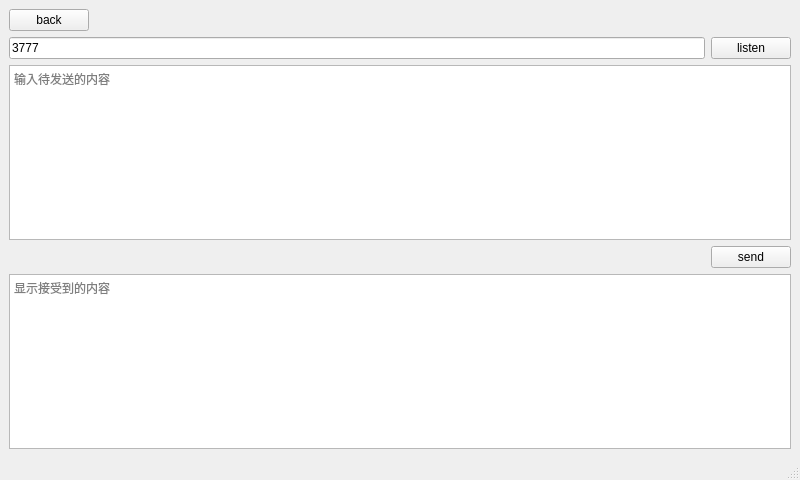
<?xml version="1.0" encoding="UTF-8"?>
<ui version="4.0">
 <class>tcpServerWindow</class>
 <widget class="QMainWindow" name="tcpServerWindow">
  <property name="geometry">
   <rect>
    <x>0</x>
    <y>0</y>
    <width>800</width>
    <height>480</height>
   </rect>
  </property>
  <property name="windowTitle">
   <string>MainWindow</string>
  </property>
  <widget class="QWidget" name="centralwidget">
   <layout class="QGridLayout" name="gridLayout">
    <item row="0" column="0">
     <layout class="QHBoxLayout" name="back">
      <item>
       <widget class="QPushButton" name="backButton">
        <property name="sizePolicy">
         <sizepolicy hsizetype="Maximum" vsizetype="Minimum">
          <horstretch>0</horstretch>
          <verstretch>0</verstretch>
         </sizepolicy>
        </property>
        <property name="text">
         <string>back</string>
        </property>
       </widget>
      </item>
      <item>
       <spacer name="horizontalSpacer_3">
        <property name="orientation">
         <enum>Qt::Horizontal</enum>
        </property>
        <property name="sizeHint" stdset="0">
         <size>
          <width>40</width>
          <height>20</height>
         </size>
        </property>
       </spacer>
      </item>
     </layout>
    </item>
    <item row="1" column="0">
     <layout class="QHBoxLayout" name="listen">
      <item>
       <widget class="QLineEdit" name="portEdit">
        <property name="text">
         <string>3777</string>
        </property>
       </widget>
      </item>
      <item>
       <widget class="QPushButton" name="listenButton">
        <property name="text">
         <string>listen</string>
        </property>
       </widget>
      </item>
     </layout>
    </item>
    <item row="2" column="0">
     <widget class="QPlainTextEdit" name="sendPlainTextEdit">
      <property name="readOnly">
       <bool>false</bool>
      </property>
      <property name="placeholderText">
       <string>输入待发送的内容</string>
      </property>
     </widget>
    </item>
    <item row="3" column="0">
     <layout class="QHBoxLayout" name="send">
      <item>
       <spacer name="horizontalSpacer_2">
        <property name="orientation">
         <enum>Qt::Horizontal</enum>
        </property>
        <property name="sizeHint" stdset="0">
         <size>
          <width>40</width>
          <height>20</height>
         </size>
        </property>
       </spacer>
      </item>
      <item>
       <spacer name="horizontalSpacer">
        <property name="orientation">
         <enum>Qt::Horizontal</enum>
        </property>
        <property name="sizeHint" stdset="0">
         <size>
          <width>40</width>
          <height>20</height>
         </size>
        </property>
       </spacer>
      </item>
      <item>
       <widget class="QPushButton" name="sendButton">
        <property name="text">
         <string>send</string>
        </property>
       </widget>
      </item>
     </layout>
    </item>
    <item row="4" column="0">
     <widget class="QPlainTextEdit" name="recvTextEdit">
      <property name="placeholderText">
       <string>显示接受到的内容</string>
      </property>
     </widget>
    </item>
   </layout>
  </widget>
  <widget class="QMenuBar" name="menubar">
   <property name="geometry">
    <rect>
     <x>0</x>
     <y>0</y>
     <width>800</width>
     <height>21</height>
    </rect>
   </property>
  </widget>
  <widget class="QStatusBar" name="statusbar"/>
 </widget>
 <resources/>
 <connections/>
</ui>
